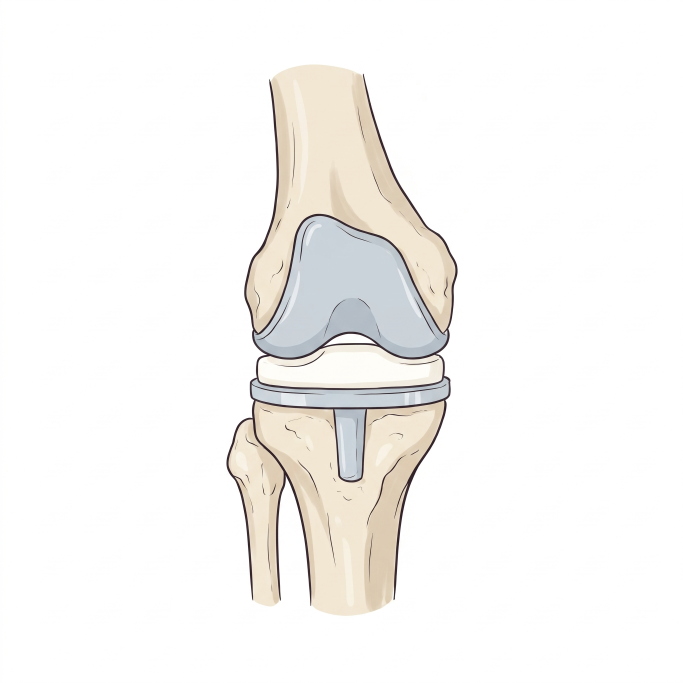
#> input picture obrazky/zdroje/016_pruznost_modul_diagram_ilustrace.png, 2048 x 2048 px (shown at 1/3 size)
$ python 016_pruznost_modul_diagram.py
#> lines starting #> are read from the running program, lines starting #| are printed output that depends on the picture; after the words box and inside, x2 and y2 are one past the last pixel; in counts of white or black regions, pixels touching at a corner belong together
### obrazky/zdroje/styl.py
"""Jednotný kreslený styl obrázků sbírky. Použití:  from styl import *"""
import os
import matplotlib; matplotlib.use('Agg')
import matplotlib.pyplot as plt
from matplotlib import font_manager as fm
from matplotlib.patches import FancyArrowPatch, Arc

_FONT = os.path.join(os.path.dirname(os.path.abspath(__file__)), 'Caveat-Regular.ttf')
fm.fontManager.addfont(_FONT)

# --- barvy (význam je pevný, viz STYL.md) ---
INK    = '#222222'  # obrysy, osy, text
SILA   = '#d62828'  # síly
MOMENT = '#f77f00'  # momenty
POHYB  = '#7b2cbf'  # rychlost, zrychlení
ROZMER = '#1d6fd1'  # kóty, úhly, vzdálenosti
BOD    = '#2a9d4b'  # těžiště, body, osy otáčení
KOST, SVAL, KUZE, DREVO = '#f1e3c8', '#e07a7a', '#f6d5bf', '#8b5a2b'

W, H, DPI = 6.0, 4.0, 200   # 1200 x 800 px

def start(w=W, h=H, osy=False):
    plt.xkcd(scale=0.8, length=120, randomness=2)
    plt.rcParams.update({
        'font.family': ['Caveat', 'DejaVu Sans'], 'font.size': 20,
        'mathtext.fontset': 'custom', 'mathtext.rm': 'Caveat',
        'mathtext.it': 'Caveat', 'mathtext.bf': 'Caveat',
        'axes.linewidth': 1.8, 'lines.linewidth': 2.4, 'path.effects': [],
        'axes.edgecolor': INK, 'text.color': INK, 'axes.labelcolor': INK,
        'xtick.color': INK, 'ytick.color': INK})
    fig, ax = plt.subplots(figsize=(w, h), dpi=DPI)
    if not osy:
        ax.set_aspect('equal'); ax.axis('off')
    return fig, ax

def graf(ax):
    """Úprava os pro grafy: bez horního a pravého rámečku, jemná mřížka."""
    for s in ('top', 'right'): ax.spines[s].set_visible(False)
    ax.grid(alpha=.25)

# [10 lines left out: functions sila, kota, not called in this run]

def bod(ax, x, y, text=None, dx=.06, dy=.06):
    ax.plot(x, y, 'o', color=BOD, ms=9)
    if text: ax.text(x + dx, y + dy, text, color=BOD, fontsize=20)

# [11 lines left out: functions uhel, uloz, not called in this run]

### obrazky/zdroje/016_pruznost_modul_diagram.py
"""016 – Youngův modul z tahového diagramu (plast UHMWPE) + ilustrace endoprotézy kolene
(016_pruznost_modul_diagram_ilustrace.png)."""
from styl import *
import numpy as np
from PIL import Image
from scipy.interpolate import PchipInterpolator as Pchip

ILU = '016_pruznost_modul_diagram_ilustrace.png'

if __name__ == '__main__':
    fig, ax = start(6.4, 4, osy=True)
    fig.subplots_adjust(left=.13, right=.62, bottom=.22, top=.95)
    xx = np.linspace(.0028, .26, 300)
    x = np.r_[np.linspace(0, .0028, 20), xx]
    y = np.r_[np.linspace(0, 44, 20), Pchip([.0028, .01, .04, .08, .14, .2, .26], [44, 50, 61, 70, 75, 70, 55])(xx)]
    ax.plot(x, y, color=SILA)
    for (xi, yi, t, dx, dy) in [(0, 0, 'E (0; 0)', .008, 3), (.0028, 44, 'F (0,0028; 44)', .01, -7), (.26, 55, 'G (0,26; 55)', -.075, -9)]:
        ax.plot(xi, yi, 'o', color=INK, ms=7, clip_on=False); ax.text(xi + dx, yi + dy, t, fontsize=15)
    ax.set_xlim(0, .3); ax.set_ylim(0, 85)
    ax.set_xticks([0, .08, .16, .24]); ax.set_xticklabels(['0', '0,08', '0,16', '0,24']); ax.set_xticks(np.arange(0, .29, .04), minor=True)
    ax.set_yticks(range(0, 81, 10))
    graf(ax); ax.grid(True, which='minor', alpha=.3, lw=.8, color='#999999'); ax.set_xlabel('ε [–]'); ax.set_ylabel('σ [MPa]')
    im = Image.open(ILU).convert('RGB'); a = np.asarray(im)
#> further down, im is the input picture: PIL image 2048x2048 RGB; mean R, G, B 247.5, 246.3, 244.3
    ys, xs = np.where(a.min(2) < 225); x0, y0 = xs.min() - 10, ys.min() - 10
#> after `x0, y0 = (xs.min() - 10, ys.min() - 10)`: x0 = 669; y0 = 184
    k = np.asarray(im.crop((x0, y0, xs.max() + 10, ys.max() + 10))).copy(); k[k.min(2) > 235] = 255
#> after `k = np.asarray(im.crop((x0, y0, xs.max() + 10, ys.max() + 10))).copy()`:
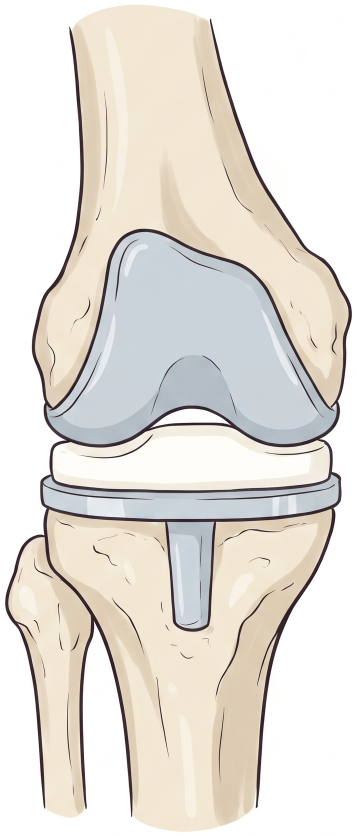
#> k: shape (1672, 713, 3) (shown at 1/2 size); mean R, G, B 229, 224.6, 217.6
#> after `k[k.min(2) > 235] = 255`: k: shape (1672, 713, 3); 10.45% of pixels changed, all inside (x1, y1, x2, y2) = (0, 0, 713, 1672)
    ax2 = fig.add_axes([.6, .04, .39, .9]); ax2.imshow(k); ax2.axis('off')
    ax2.set_xlim(-620, k.shape[1] + 10)
    bx, by = 760 - x0, 1100 - y0
#> bx = 91; by = 916
    ax2.annotate('plastová\nvložka\n(polyetylen)', xy=(bx, by), xytext=(-600, by - 260), fontsize=14, ha='left', va='center',
                 linespacing=1.0, arrowprops=dict(arrowstyle='-', color=INK, lw=1))
    fig.savefig('016_pruznost_modul_diagram.png', facecolor='white', dpi=DPI)
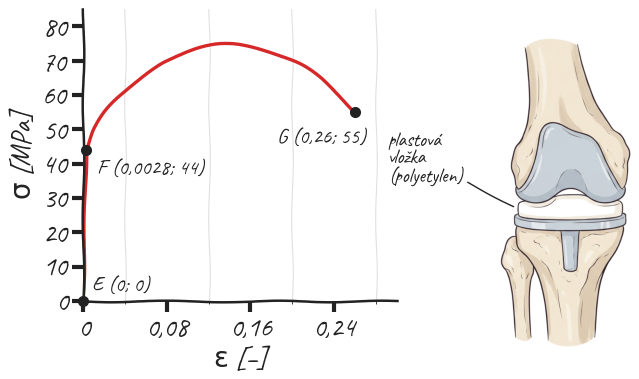
#> figure drawn by matplotlib, 2 panels
